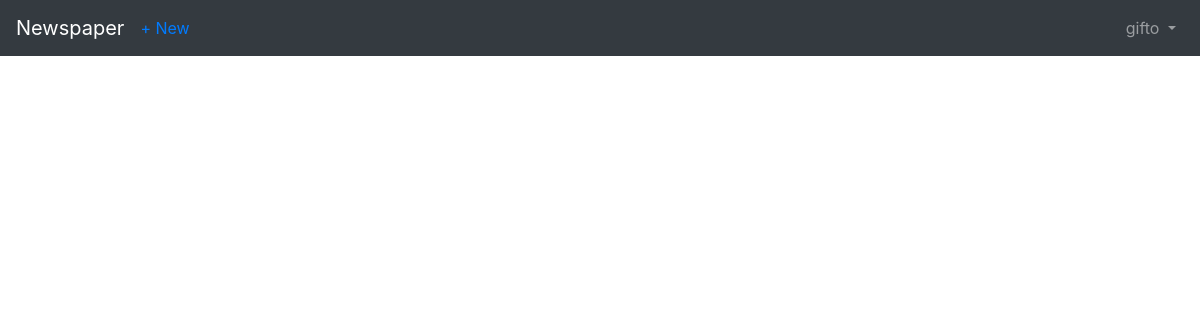
The page /articles/ (signed in) on the database as committed earlier.
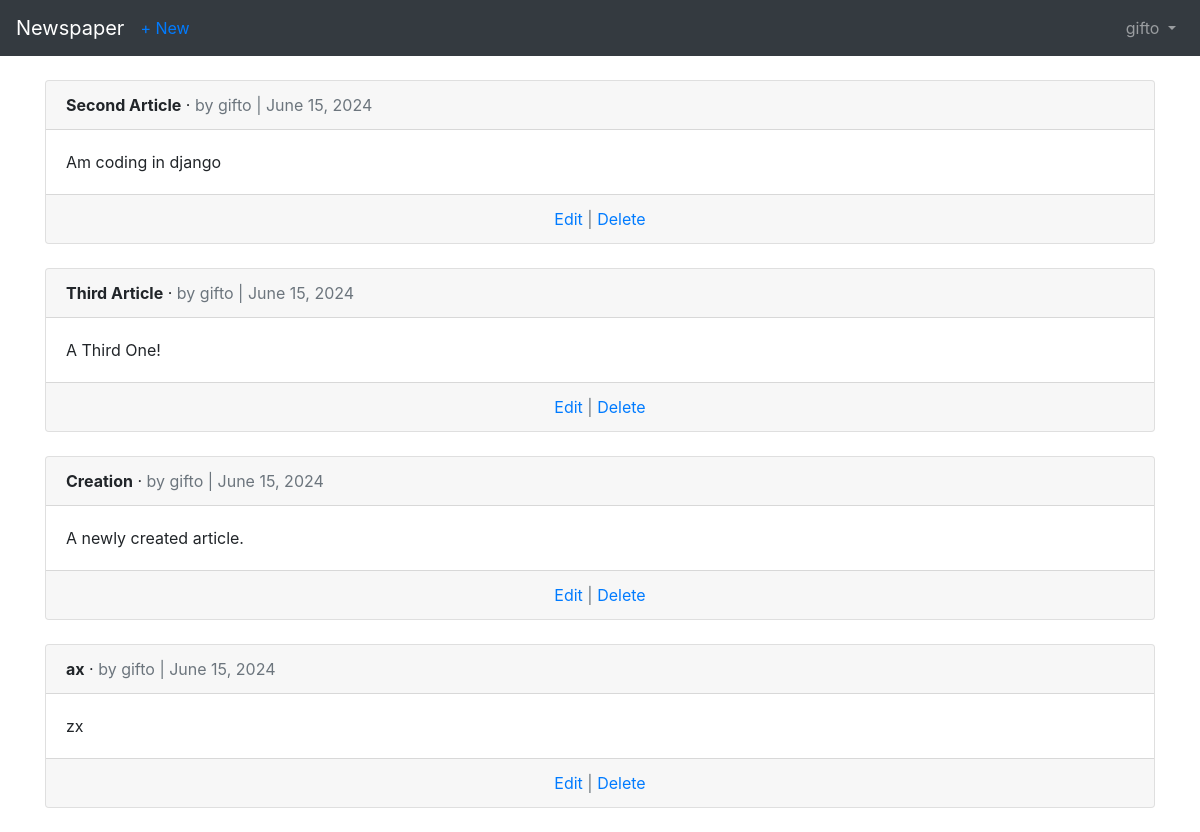
The same page on the database as committed later.
### users/models.py (models this page shows)
class CustomUser(AbstractUser):
    age = models.PositiveIntegerField(null=True, blank=True)

### articles/models.py (models this page shows, shortened)
class Article(models.Model):
    title = models.CharField(max_length=255)
    body = models.TextField()
    date = models.DateField(auto_now_add=True)
    author = models.ForeignKey(
        get_user_model(),
        on_delete=models.CASCADE
    )

### articles/views.py (the view)
# urls.py: path('', ArticleListView.as_view(), name='article_list'),
class ArticleListView(LoginRequiredMixin, ListView):
    model = Article
    template_name = 'article_list.html'
    login_url = 'login'  # overwrites the default parameter for LoginRequiredMixin

### templates/article_list.html (shortened to what this page needs)
{% extends 'base.html' %}
{% block content %}
    {% for article in object_list %}
        <div class="card">
            <div class="card-header">
                <span class="font-weight-bold">{{ article.title }}</span> &middot;
                <span class="text-muted">by {{ article.author }} | {{ article.date }}</span>
            </div>
            <div class="card-body">
                {{ article.body }}
            </div>
            <div class="card-footer text-center text-muted">
                <a href="{% url 'article_edit' article.pk %}">Edit</a> | <a
                    href="{% url 'article_delete' article.pk %}">Delete
            </a>
            </div>
        </div>
        <br/>
    {% endfor %}
{% endblock content %}

### templates/base.html (shortened to what this page needs)
<!doctype html>
<html lang="en">
<head>
    <link rel="stylesheet" href="https://cdn.jsdelivr.net/npm/bootstrap@4.0.0/dist/css/bootstrap.min.css"
>
</head>
<body>
<nav class="navbar navbar-expand-md navbar-dark bg-dark mb-4">
    <a class="navbar-brand" href="{% url 'home' %}">Newspaper</a>
    <div class="collapse navbar-collapse" id="navbarCollapse">
        {% if user.is_authenticated %}
            <ul class="navbar-nav mr-auto">
            <li class="nav-item"><a href="{% url 'article_new' %}">+ New</a></li>
            </ul>
            <ul class="navbar-nav ml-auto">
                <li class="nav-item">
                    <a class="nav-link dropdown-toggle" href="#" id="userMenu"
                       data-toggle="dropdown" aria-haspopup="true"
                       aria-expanded="false">
                        {{ user.username }}
                    </a>
                </li>
            </ul>
        {% endif %}
    </div>
</nav>
<div class="container">
    {% block content %}
    {% endblock content %}
</div>
</body>
</html>

Rows that differ between the two databases and show on the page:
added Article: title "Second Article", author "gifto", date "June 15, 2024", body "Am coding in django"
added Article: title "Third Article", author "gifto", date "June 15, 2024", body "A Third One!"
added Article: title "Creation", author "gifto", date "June 15, 2024", body "A newly created article."
added Article: title "ax", author "gifto", date "June 15, 2024", body "zx"
